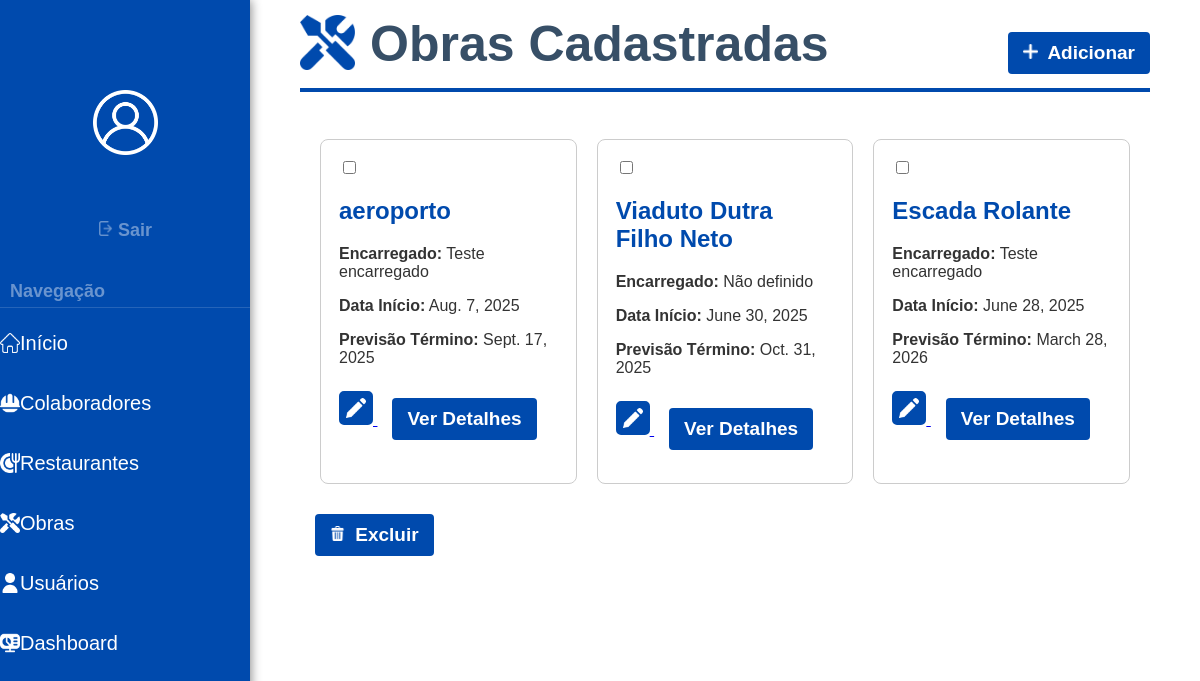
/listar-obras/ (signed in), run on the app's committed database.
### Sistema/models.py (models this page shows, shortened)
class Obra(models.Model):
    STATUS_CHOICES = [
        ('PLANEJAMENTO', 'Planejamento'),
        ('ANDAMENTO', 'Em Andamento'),
        ('PARADA', 'Parada'),
        ('CONCLUIDA', 'Concluída'),
        ('CANCELADA', 'Cancelada'),
    ]
    nome = models.CharField(
        max_length=100,
        verbose_name="Nome da Obra"
    )
    empresa = models.CharField(
        max_length=100,
        verbose_name="Empresa Responsável"
    )
    endereco = models.TextField(
        verbose_name="Endereço Completo"
    )
    data_inicio = models.DateField(
        verbose_name="Data de Início"
    )
    data_prevista_termino = models.DateField(
        verbose_name="Previsão de Término",
        blank=True,
        null=True
    )
    data_real_termino = models.DateField(
        verbose_name="Data Real de Término",
        blank=True,
        null=True
    )
    status = models.CharField(
        max_length=12,
        choices=STATUS_CHOICES,
        default='PLANEJAMENTO',
        verbose_name="Status da Obra"
    )
    descricao = models.TextField(
        verbose_name="Descrição",
        blank=True
    )
    encarregado_responsavel = models.ForeignKey(
        User,
        on_delete=models.CASCADE,
        verbose_name="Encarregado Vinculado",
        null=True,
        blank=True,
        related_name='obras'
    )
    restaurante_vinculado = models.ForeignKey(
        'Restaurante',
        on_delete=models.CASCADE,
        verbose_name="Restaurante vinculado",
        null=True,
        blank=True,
    )
    hotel_vinculado = models.ForeignKey(
        'Hotel',
        on_delete=models.CASCADE,
        verbose_name="Hotel vinculado",
        null=True,
        blank=True,
    )
    class Meta:
        verbose_name = "Obra"
        verbose_name_plural = "Obras"
        ordering = ['-data_inicio']
        permissions = [
            ('view_obra_report', 'Pode visualizar relatórios de obra'),
        ]

### Sistema/views.py (the view)
# urls.py: path('listar-obras/', views.listar_obras, name='listar-obras'),
@login_required
def listar_obras(request):
    user = request.user
    if user.groups.filter(name='Encarregados').exists():
        obras = Obra.objects.filter(encarregado_responsavel=user)
    else:
        obras = Obra.objects.all()
    context = {
        'obras': obras,
        'pode_ver_colaboradores': user.groups.filter(name='Administradores').exists() or user.is_superuser,
        'pode_ver_restaurantes': user.has_perm('Sistema.view_restaurante') or user.is_superuser,
        'pode_ver_obras': user.has_perm('Sistema.view_obra') or user.is_superuser,
        'pode_adicionar_obra': user.has_perm('Sistema.add_obra') or user.is_superuser,
        'pode_editar_obra': user.has_perm('Sistema.change_obra') or user.is_superuser,
        'pode_deletar_obra': user.has_perm('Sistema.delete_obra') or user.is_superuser,
        'pode_ver_usuarios': user.groups.filter(name='Administradores').exists() or user.is_superuser,
        'pode_ver_dashboard': user.groups.filter(name='Administradores').exists() or user.is_superuser,
    }
    return render(request, 'lista-obras.html', context)

### Sistema/templates/lista-obras.html (shortened to what this page needs)
{% load static %}
<!DOCTYPE html>
<html lang="pt-BR">
<head>
  <link rel="stylesheet" href="{% static 'css/style.css' %}">
</head>
<body>
  <div class="page-container" style="display: flex; min-height: 100vh;">
    <div class="sidebar">
      <div class="logout-container">
        <img src="{% static 'images/white version/user.png' %}" alt="user" height="65" width="65" style="display: flex; margin:auto; margin-bottom: 55px; margin-top: 90px;">
        <form method="POST" action="{% url 'logout' %}">
          <button type="submit" class="sair-btn">
            <img src="{% static 'images/logout.png' %}" alt="logout" height="15" width="15">
            Sair
          </button>
        </form>
      </div>
      <label>Navegação</label>
      <hr>
      <a href="{% url 'home' %}">
      <img src="{% static 'images/white version/inicio.png' %}" height="20" width="20"> Início
    </a>
    {% if pode_ver_colaboradores %}
    <a href="{% url 'listar-colaboradores' %}">
      <img src="{% static 'images/white version/func.png' %}" height="20" width="20"> Colaboradores
    </a>
    {% endif %}
    {% if pode_ver_restaurantes %}
      <a href="{% url 'listar-restaurantes' %}">
        <img src="{% static 'images/white version/rest.png' %}" height="20" width="20"> Restaurantes
      </a>
    {% endif %}
    {% if pode_ver_obras %}
    <a href="{% url 'listar-obras' %}">
      <img src="{% static 'images/white version/obra.png' %}" height="20" width="20"> Obras
    </a>
    {% endif %}
    {% if pode_ver_usuarios %}
    <a href="{% url 'cadastrar_usuario' %}">
      <img src="{% static 'images/white version/usuario.png' %}" height="20" width="20"> Usuários
    </a>
    {% endif %}
    {% if pode_ver_dashboard %}
    <a href="{% url 'relatorio' %}">
      <img src="{% static 'images/white version/dash.png' %}" height="20" width="20"> Dashboard
    </a>
    {% endif %}
  </div>
    <div class="corpo">
      <h>
        <img src="{% static 'images/blue version/sketching.png' %}" alt="Logo" height="55" width="55" style="margin-right: 15px;">
        Obras Cadastradas
      </h>
      {% if pode_adicionar_obra %}
      <div class="right-buttons">
        <a href="{% url 'cadastrar-obra' %}" class="blue-button">
          <img src="{% static 'images/white version/plus.png' %}" height="15" width="15" style="margin-right: 5px;"> Adicionar
        </a>
      </div>
      {% endif %}
      {% if pode_deletar_obra %}
      <form method="POST" action="{% url 'deletar-generico' %}">
      {% endif %}
      <div class="cards-container" style="display: grid; grid-template-columns: repeat(3, 1fr); gap: 20px; padding: 20px;">
        {% for obra in obras %}
        <div class="card" style="border: 1px solid #ccc; border-radius: 8px; padding: 18px; background: white;">
          {% if pode_deletar_obra %}
          <input type="checkbox" name="ids" value="{{ obra.id }}" style="margin-bottom: 8px;">
          {% endif %}
          <h2>{{ obra.nome }}</h2>
          <p><strong>Encarregado:</strong>
            {% if obra.encarregado_responsavel %}
              {{ obra.encarregado_responsavel.username }}
            {% else %}
              Não definido
            {% endif %}
          </p>
          <p><strong>Data Início:</strong> {{ obra.data_inicio }}</p>
          <p><strong>Previsão Término:</strong> {{ obra.data_prevista_termino }}</p>
          {% if pode_editar_obra %}
          <a href="{% url 'editar-obra' obra.id %}" title="Editar">
            <img src="{% static 'images/white version/pencil.png' %}" height="20" width="20" style="border: 4px solid #004aad; border-radius: 5px; padding: 3px; background-color: #004aad;">
          </a>
          {% endif %}
          <button class="blue-button" type="button" style="margin-top: 15px;">Ver Detalhes</button>
        </div>
        {% endfor %}
      </div>
      {% if pode_deletar_obra %}
      <div style="margin-top: 20px;">
        <button type="submit" class="blue-button" onclick="return confirm('Tem certeza que deseja deletar os itens selecionados?')">
          <img src="{% static 'images/white version/trash.png' %}" height="15" width="15" style="margin-right: 5px;"> Excluir
        </button>
      </div>
      </form>
      {% endif %}
    </div>
  </div>
</body>
</html>

### static/css/style.css (style rules this page uses)
body { margin: 0; background-color: rgb(255, 255, 255); font-family: 'Gill Sans', 'Gill Sans MT', Calibri, 'Trebuchet MS', sans-serif; color: #333; }
h2 { color: #004aad; margin-top: 15px; }
label { display: block; margin-bottom: 5px; font-weight: bold; }
hr { border: 0; height: 1px; background: #ddd; margin: 30px 0; }
button { background-color: #004aad; color: white; font-weight: bold; padding: 10px 15px; border: none; border-radius: 4px; cursor: pointer; font-size: 19px; font-family: 'Gill Sans', 'Gill Sans MT', Calibri, 'Trebuchet MS', sans-serif; margin-top: -10px; margin-bottom: 15px; margin-left: 15px; transition: background-color 0.5s ease; }
.blue-button { font-weight: bold; background-color: #004aad; color: white; padding: 10px 15px; border: none; border-radius: 4px; cursor: pointer; font-size: 19px; font-family: 'Gill Sans', 'Gill Sans MT', Calibri, 'Trebuchet MS', sans-serif; margin-top: -10px; margin-bottom: 15px; margin-left: 15px; transition: background-color 0.5s ease; text-decoration: none; }
.sidebar { width: 250px; height: 100vh; background-color: #004aad; flex-direction: column; position: fixed; box-shadow: 1px 0 10px rgba(0, 0, 0, 0.461); }
.sidebar a { font-size: 20px; color: #ffffff; display:inline-flex; align-items: center; height: 60px; width: 250px; position: static; text-align: left; transition: background-color 0.5s ease; text-decoration: none; border-color: #444444; }
.sidebar label { font-size: 18px; color: #ffffff69; position: static; text-align: left; display: block; text-decoration: none; background: none; margin-left: 10px; }
.sidebar hr { border: 0; height: 1px; background: #ffffff25; margin: 5px 0; }
.sair-btn { font-size: 18px; color: #ffffff69; position: static; text-align: center; display: block; margin:auto; margin-bottom: -20px; text-decoration: none; background: none; }
.logout-container { text-align: center; margin-bottom: 50px; }
.corpo { margin-left: 300px; margin-right: 50px; }
.corpo h { font-size: 50px; display: flex; text-align: left; font-weight: bold; color: #374f67; border-bottom: 4px solid #004aad; padding-bottom: 15px; padding-top: 15px; }
.right-buttons { margin-top: -50px; margin-bottom: 30px; display: flex; justify-content: right; }

### data on the page
Obra: nome "aeroporto", encarregado_responsavel.username "Teste encarregado", data_inicio "Aug. 7, 2025", data_prevista_termino "Sept. 17, 2025"
Obra: nome "Viaduto Dutra Filho Neto", shows "Não definido", data_inicio "June 30, 2025", data_prevista_termino "Oct. 31, 2025"
Obra: nome "Escada Rolante", encarregado_responsavel.username "Teste encarregado", data_inicio "June 28, 2025", data_prevista_termino "March 28, 2026"
